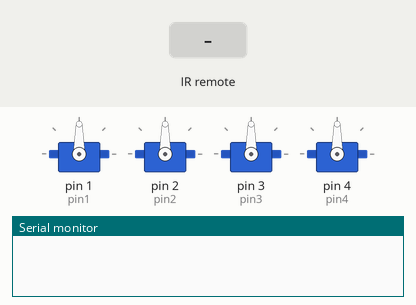
Bench run of a sketch on a simulated Arduino Uno, built with avr-gcc and run on an emulated ATmega328P. Shown: 4 × servo, the last lines printed to the serial monitor. Inputs (shaded band) come from the test bench.

Above: at 1.2 s.
1.3 s: infrared code 0xFF18E7 received
At 1.7 s:
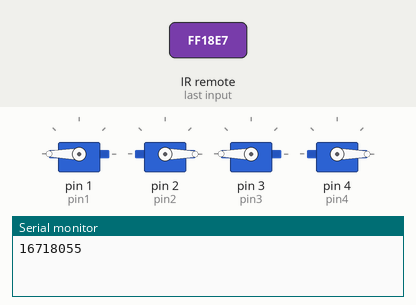
3.3 s: infrared code 0xFF4AB5 received
At 3.7 s:
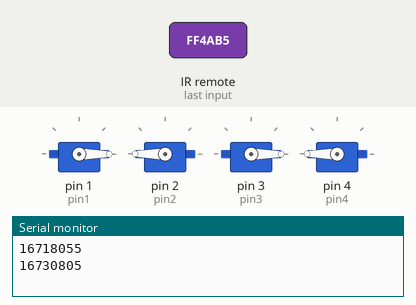
5.3 s: infrared code 0xFF10EF received
At 5.7 s:
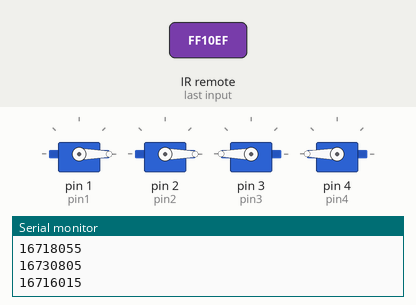
7.3 s: infrared code 0xFF5AA5 received
At 7.6 s:
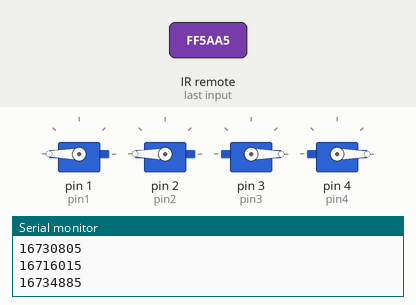
9.3 s: infrared code 0xFFFFFFFF received
At 10.4 s:
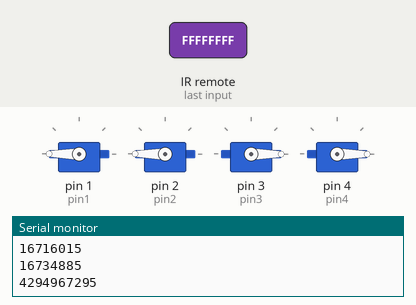
10.8 s: infrared code 0xFF38C7 received
At 11.5 s:
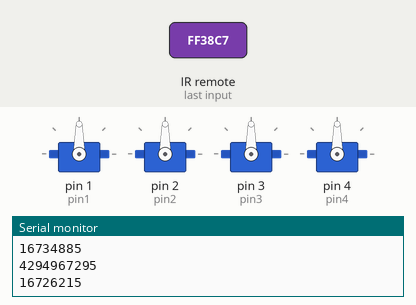
Timing chart, 0 to 13.3 s (numbered marks = the images above; inputs shaded):
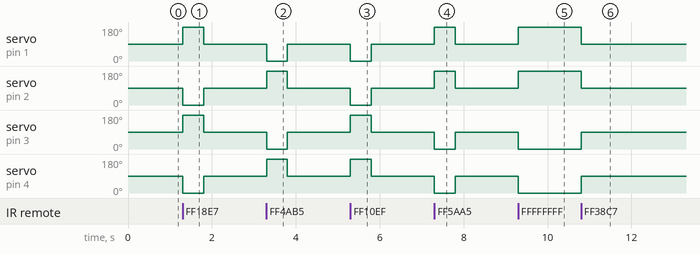

Measured:
- after the input at 1.3 s, servo on pin 1 (pin1), servo on pin 3 (pin3): 90° → 180° at once, → 90° 0.50 s later; servo on pin 2 (pin2), servo on pin 4 (pin4): 90° → 0° at once, → 90° 0.50 s later
- after the input at 3.3 s, servo on pin 1 (pin1), servo on pin 3 (pin3): 90° → 0° at once, → 90° 0.50 s later; servo on pin 2 (pin2), servo on pin 4 (pin4): 90° → 180° at once, → 90° 0.50 s later
- after the input at 5.3 s, servo on pin 1 (pin1), servo on pin 2 (pin2): 90° → 0° at once, → 90° 0.50 s later; servo on pin 3 (pin3), servo on pin 4 (pin4): 90° → 180° at once, → 90° 0.50 s later
- after the input at 7.3 s, servo on pin 1 (pin1), servo on pin 2 (pin2): 90° → 180° at once, → 90° 0.50 s later; servo on pin 3 (pin3), servo on pin 4 (pin4): 90° → 0° at once, → 90° 0.50 s later
- after the input at 9.3 s, servo on pin 1 (pin1), servo on pin 2 (pin2): 90° → 180° at once; servo on pin 3 (pin3), servo on pin 4 (pin4): 90° → 0° at once
- after the input at 10.8 s, servo on pin 1 (pin1), servo on pin 2 (pin2): 180° → 90° at once; servo on pin 3 (pin3), servo on pin 4 (pin4): 0° → 90° at once

The sketch:

Main.ino
```cpp
#include <IRremote.h>
#include <ServoMoteur.h>
#include <Servo.h>

Servo servo1;
Servo servo2;
Servo servo3;
Servo servo4;
const int pin1 = 1;
const int pin2 = 2;
const int pin3 = 3;
const int pin4 = 4;
ServoMoteur moteur(servo1, servo2, servo3, servo4, pin1, pin2, pin3, pin4);

const int recvPin = 5;
IRrecv irrecv(recvPin);
decode_results results;

bool isHeldDown;
unsigned long previousState;

void setup(){
Serial.begin(9600);
irrecv.enableIRIn();
irrecv.blink13(true);
moteur.init();
}

void loop(){
  if(irrecv.decode(&results)){
    isHeldDown = results.value == 4294967295;
    Serial.println(results.value);
    if(!isHeldDown){//is not held down
      previousState = results.value;
      switch(results.value){
        case 16718055:
        moteur.Forward();
        delay(500);
        moteur.Stop();
        break;
        case 16730805:
        moteur.Backward();
        delay(500);
        moteur.Stop();
        break;
        case 16716015:
        moteur.Left();
        delay(500);
        moteur.Stop();
        break;
        case 16734885:
        moteur.Right();
        delay(500);
        moteur.Stop();
        break;
        case 16726215:
        moteur.Stop();
        break;
      }
    }
    else{
      switch(previousState){//is held down
        case 16718055:
        moteur.Forward();
        break;
        case 16730805:
        moteur.Backward();
        break;
        case 16716015:
        moteur.Left();
        break;
        case 16734885:
        moteur.Right();
        break;
        case 16726215:
        moteur.Stop();
        break;
      }
    }

    irrecv.resume();
  }
  //moteur.Forward();
}
```
